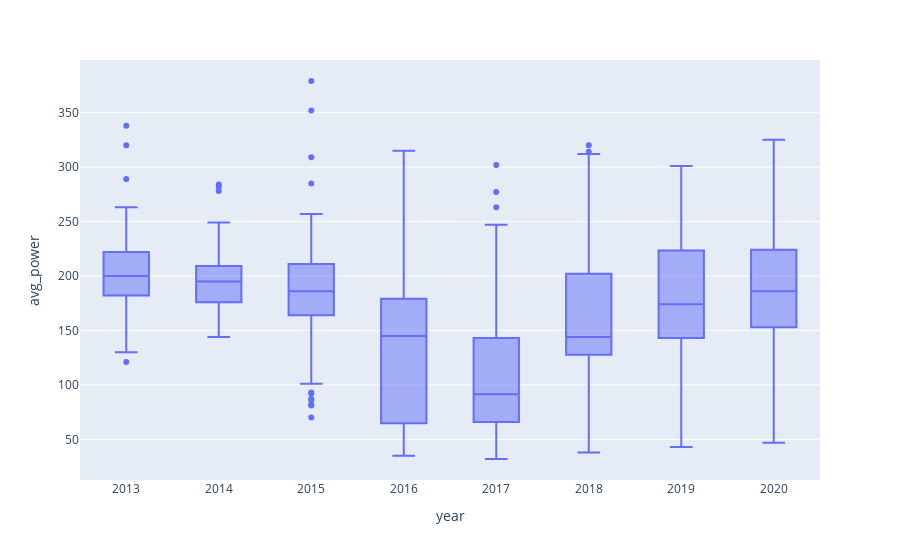

Source (notebook cell):
### Code cell
#Plot heart rate 
fig = px.box(data_strava, x="year",y="avg_power")
fig.show()

### Figure 1 — Plotly figure (JSON) as saved in the notebook; plotly's stock layout.template omitted (floating-point values rounded to 4 significant figures; data arrays with more than 128 entries replaced by an {"elided": "..."} marker saying what was removed)
{"data": [{"alignmentgroup": "True", "hovertemplate": "year=%{x}<br>avg_power=%{y}<extra></extra>", "legendgroup": "", "marker": {"color": "#636efa"}, "name": "", "notched": false, "offsetgroup": "", "orientation": "v", "showlegend": false, "type": "box", "x": {"elided": "1678 str values"}, "x0": " ", "xaxis": "x", "y": {"elided": "1678 int values"}, "y0": " ", "yaxis": "y"}], "layout": {"boxmode": "group", "legend": {"tracegroupgap": 0}, "margin": {"t": 60}, "xaxis": {"anchor": "y", "domain": [0, 1], "title": {"text": "year"}}, "yaxis": {"anchor": "x", "domain": [0, 1], "title": {"text": "avg_power"}}}}
